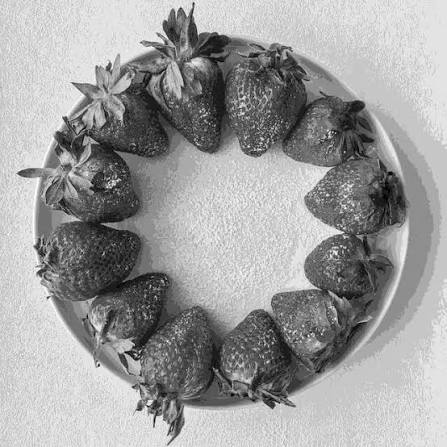
#> input picture Shannon_fano_coding/input_image.jpg, 447 x 447 px
$ python Shannon_fano_coding.py
#> lines starting #> are read from the running program, lines starting #| are printed output that depends on the picture
### Shannon_fano_coding/shannon_fano_core.py
"""
shannon_fano_core.py
Shared Shannon-Fano helpers used by the grayscale and RGB scripts.

Shannon-Fano is a top-down method:
  1. Sort the symbols by frequency (highest first).
  2. Split the list into two parts whose total frequencies are as equal as possible.
  3. Give '0' to the upper part and '1' to the lower part.
  4. Repeat on each part until every part holds a single symbol.
(Huffman, in contrast, builds its tree bottom-up.)
"""

import struct
from collections import Counter

import numpy as np

MAGIC = b"SFAN"


# ----------------------------------------------------------------------------
# Building the code
# ----------------------------------------------------------------------------
def best_split(items):
    """items = [(symbol, count), ...] sorted by count desc. Return split index."""
    total = sum(c for _, c in items)
    running, best_idx, best_diff = 0, 1, None
    for i in range(len(items) - 1):
        running += items[i][1]
        diff = abs(total - 2 * running)          # |left - right|
        if best_diff is None or diff < best_diff:
            best_diff, best_idx = diff, i + 1
    return best_idx


def shannon_fano_codes(freq):
    """Return {symbol: 'bitstring'} from {symbol: count}."""
    items = sorted(freq.items(), key=lambda kv: (-kv[1], kv[0]))
    if len(items) == 1:
        return {items[0][0]: "0"}

    codes = {sym: "" for sym, _ in items}
    stack = [items]
    while stack:
        group = stack.pop()
        if len(group) == 1:
            continue
        cut = best_split(group)
        upper, lower = group[:cut], group[cut:]
        for sym, _ in upper:
            codes[sym] += "0"
        for sym, _ in lower:
            codes[sym] += "1"
        stack.append(upper)
        stack.append(lower)
    return codes


# ----------------------------------------------------------------------------
# Encoding / decoding one channel (flat uint8 array)
# ----------------------------------------------------------------------------
def encode_channel(flat):
    """Return (codes_dict, payload_bytes, number_of_bits)."""
    freq = Counter(flat.tolist())
    codes = shannon_fano_codes(freq)

    lookup = [""] * 256
    for sym, bits in codes.items():
        lookup[sym] = bits
    bitstring = "".join(map(lookup.__getitem__, flat.tolist()))

    nbits = len(bitstring)
    bit_array = np.frombuffer(bitstring.encode("ascii"), dtype=np.uint8) - 48
    payload = np.packbits(bit_array).tobytes()
    return codes, payload, nbits


def decode_channel(codes, payload, nbits, count):
    """Rebuild `count` pixel values from the payload."""
    table = {bits: sym for sym, bits in codes.items()}
    bits = np.unpackbits(np.frombuffer(payload, dtype=np.uint8))[:nbits].tolist()

    out = np.empty(count, dtype=np.uint8)
    current, idx = "", 0
    for b in bits:
        current += "1" if b else "0"
        sym = table.get(current)
        if sym is not None:
            out[idx] = sym
            idx += 1
            current = ""
    return out


# ----------------------------------------------------------------------------
# Container file (.bin)  -  stores the real Shannon-Fano code table
# ----------------------------------------------------------------------------
def write_bin(path, height, width, channels):
    """channels = list of (codes_dict, payload_bytes, nbits)."""
    with open(path, "wb") as f:
        f.write(MAGIC)
        f.write(struct.pack("<BII", len(channels), height, width))
        for codes, payload, nbits in channels:
            f.write(struct.pack("<H", len(codes)))
            for sym, bits in sorted(codes.items()):
                nbytes = (len(bits) + 7) // 8
                f.write(struct.pack("<BB", sym, len(bits)))
                f.write(int(bits, 2).to_bytes(nbytes, "big"))
            f.write(struct.pack("<QQ", nbits, len(payload)))
            f.write(payload)


def read_bin(path):
    with open(path, "rb") as f:
        assert f.read(4) == MAGIC, "Not a valid SFAN file"
        n_ch, height, width = struct.unpack("<BII", f.read(9))
        channels = []
        for _ in range(n_ch):
            (n_sym,) = struct.unpack("<H", f.read(2))
            codes = {}
            for _ in range(n_sym):
                sym, length = struct.unpack("<BB", f.read(2))
                nbytes = (length + 7) // 8
                value = int.from_bytes(f.read(nbytes), "big")
                codes[sym] = format(value, f"0{length}b")
            nbits, plen = struct.unpack("<QQ", f.read(16))
            channels.append((codes, f.read(plen), nbits))
    return height, width, channels


# ----------------------------------------------------------------------------
# Statistics
# ----------------------------------------------------------------------------
def entropy(flat):
    counts = np.bincount(flat, minlength=256).astype(float)
    p = counts[counts > 0] / counts.sum()
    return float(-(p * np.log2(p)).sum())


def average_length(flat, codes):
    counts = np.bincount(flat, minlength=256)
    return float(sum(counts[s] * len(b) for s, b in codes.items()) / counts.sum())

### Shannon_fano_coding/Shannon_fano_coding.py
"""
Shannon_fano_coding.py  -  Grayscale image compression with Shannon-Fano coding.

Put your image next to this file and name it:  input_image.jpg
(or pass a different path:  python Shannon_fano_coding.py my_photo.png)
"""

import os
import sys

import matplotlib
matplotlib.use("Agg")
import matplotlib.pyplot as plt
import numpy as np
from PIL import Image

import shannon_fano_core as sf

INPUT_IMAGE = sys.argv[1] if len(sys.argv) > 1 else "input_image.jpg"
RESULTS_DIR = "results"


def main():
    os.makedirs(RESULTS_DIR, exist_ok=True)

    if not os.path.exists(INPUT_IMAGE):
        sys.exit(f"[!] Image '{INPUT_IMAGE}' not found. Place it in this folder.")

    # 1. Load as grayscale
    img = np.array(Image.open(INPUT_IMAGE).convert("L"), dtype=np.uint8)
    h, w = img.shape
#> h = 447; w = 447
    flat = img.flatten()
    print(f"Loaded '{INPUT_IMAGE}'  ->  {w} x {h} pixels")
#| Loaded 'input_image.jpg'  ->  447 x 447 pixels

    # 2. Encode and save
    codes, payload, nbits = sf.encode_channel(flat)
#> in encode_channel, `freq = Counter(flat.tolist())`: freq = 256 items
#> in shannon_fano_codes, `items = sorted(freq.items(), key=lambda kv: (-kv[1], kv[0]))`: items = 256 pairs, first value 0 to 255, second value 5 to 4751
#> in shannon_fano_codes, `codes = {sym: "" for sym, _ in items}`: codes = 256 items
#> the loop in shannon_fano_codes, `while stack:` made 511 passes
#> group on passes 16, 17, 19: [(2, 5)], [(1, 6)], [(254, 8)]
#> after the loop in shannon_fano_codes, `while stack:`: stack = []
#> in encode_channel, `codes = shannon_fano_codes(freq)`: codes = 256 items
#> the loop in encode_channel, `for sym, bits in codes.items():` made 256 passes
#> (sym, bits) on passes 1 to 3: (198, '00000'), (227, '000010'), (199, '000011')
#> after the loop in encode_channel, `for sym, bits in codes.items():`: lookup = 256 items, first 6: '1111111110010', '111111111111110', '111111111111111', '11111111111001', '111111111111100', '11111111111010'
#> in encode_channel, `nbits = len(bitstring)`: nbits = 1494844
#> codes = 256 items; nbits = 1494844
    bin_path = os.path.join(RESULTS_DIR, "compressed_gray.bin")
    sf.write_bin(bin_path, h, w, [(codes, payload, nbits)])

    # 3. Decode from file and verify
    h2, w2, chans = sf.read_bin(bin_path)
    rec = sf.decode_channel(*chans[0], count=h2 * w2).reshape(h2, w2)
    lossless = np.array_equal(img, rec)
#> lossless = True
    Image.fromarray(rec).save(os.path.join(RESULTS_DIR, "reconstructed_gray.png"))

    # 4. Code table (most frequent first)
    counts = np.bincount(flat, minlength=256)
#> counts = 256 values, max 4751 at index 198, min 5 at index 2, mean 780.5
    with open(os.path.join(RESULTS_DIR, "code_table_gray.txt"), "w") as f:
        f.write("Pixel  Count      Code\n")
        for s in sorted(codes, key=lambda s: -counts[s]):
            f.write(f"{s:<6} {counts[s]:<10} {codes[s]}\n")
#> this loop made 256 passes
#> s on passes 1 to 3: 198, 227, 199

    # 5. Statistics
    original_bytes = flat.size
#> original_bytes = 199809
    compressed_bytes = os.path.getsize(bin_path)
    ent = sf.entropy(flat)
#> in entropy, `p = counts[counts > 0] / counts.sum()`: p = 256 values, max 0.0238 at index 198, min 2.5e-05 at index 2, mean 0.00391
#> ent = 7.43
    avg = sf.average_length(flat, codes)
#> avg = 7.48

    report = (
        f"Image size            : {w} x {h}\n"
        f"Unique gray levels    : {len(codes)}\n"
        f"Original size         : {original_bytes} bytes\n"
        f"Compressed size       : {compressed_bytes} bytes\n"
        f"Compression ratio     : {original_bytes / compressed_bytes:.3f} : 1\n"
        f"Space saved           : {100 * (1 - compressed_bytes / original_bytes):.2f} %\n"
        f"Entropy               : {ent:.4f} bits/pixel\n"
        f"Average code length   : {avg:.4f} bits/pixel\n"
        f"Coding efficiency     : {100 * ent / avg:.2f} %\n"
        f"Lossless (verified)   : {lossless}\n"
    )
    print("\n" + report)
#| Image size            : 447 x 447
#| Unique gray levels    : 256
#| Original size         : 199809 bytes
#| Compressed size       : 187782 bytes
#| Compression ratio     : 1.064 : 1
#| Space saved           : 6.02 %
#| Entropy               : 7.4267 bits/pixel
#| Average code length   : 7.4814 bits/pixel
#| Coding efficiency     : 99.27 %
#| Lossless (verified)   : True
    with open(os.path.join(RESULTS_DIR, "stats_gray.txt"), "w") as f:
        f.write(report)

    # 6. Plots
    fig, ax = plt.subplots(1, 3, figsize=(15, 4.5))
    ax[0].imshow(img, cmap="gray", vmin=0, vmax=255)
    ax[0].set_title("Original (grayscale)")
    ax[0].axis("off")

    ax[1].imshow(rec, cmap="gray", vmin=0, vmax=255)
    ax[1].set_title(f"Reconstructed (lossless = {lossless})")
    ax[1].axis("off")

    ax[2].bar(range(256), counts, color="seagreen", width=1.0)
    ax[2].set_title("Histogram of gray levels")
    ax[2].set_xlabel("Pixel value")
    ax[2].set_ylabel("Count")
    plt.tight_layout()
    plt.savefig(os.path.join(RESULTS_DIR, "shannon_fano_gray_result.png"), dpi=150)
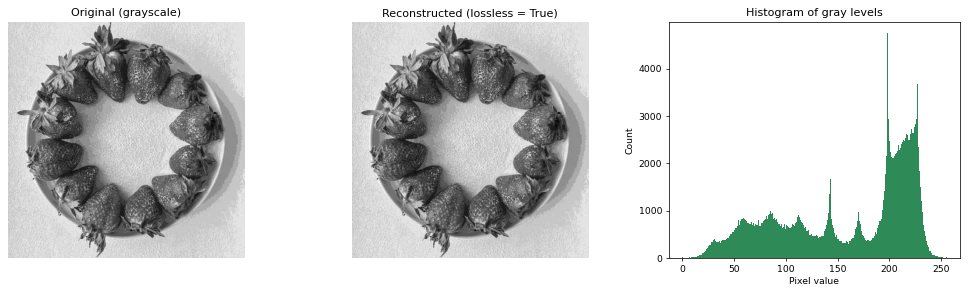
#> figure drawn by matplotlib, 3 panels; panel 3: tallest bar 4751 high, from x = 197.5 to 198.5
    plt.close()

    syms = sorted(codes)
#> syms = 256 values from 0 to 255
    plt.figure(figsize=(9, 4))
    plt.bar(syms, [len(codes[s]) for s in syms], color="purple", width=1.0)
    plt.title("Shannon-Fano code length per gray level")
    plt.xlabel("Pixel value")
    plt.ylabel("Code length (bits)")
    plt.tight_layout()
    plt.savefig(os.path.join(RESULTS_DIR, "code_lengths_gray.png"), dpi=150)
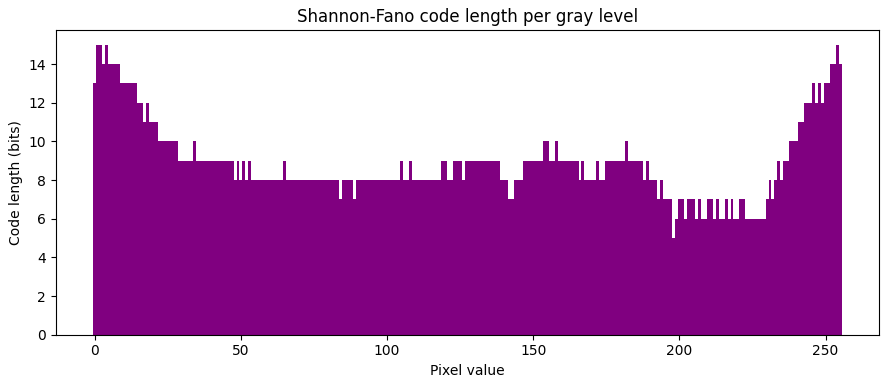
#> figure drawn by matplotlib, 1 panel
    plt.close()

    print(f"Results saved in '{RESULTS_DIR}/'")


if __name__ == "__main__":
    main()
